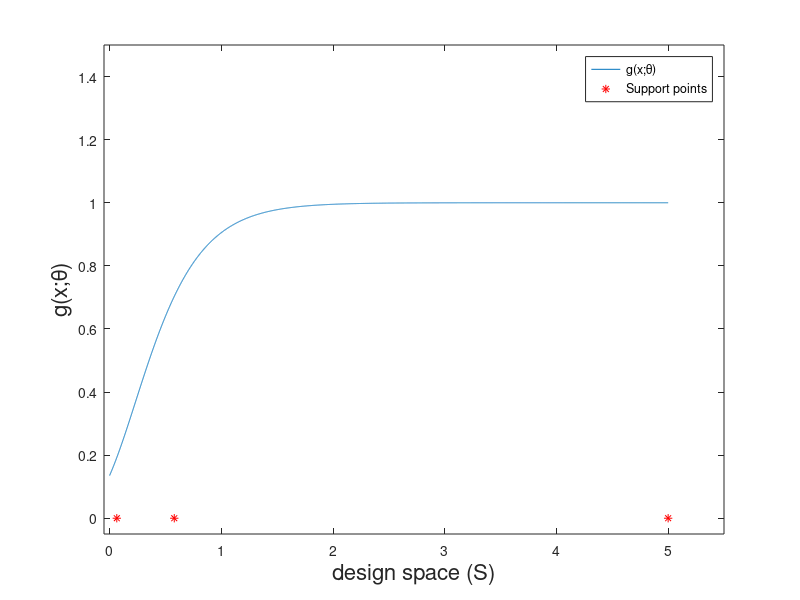

This chart was generated by the following MATLAB code: (Note: this script raises an error after producing the figure.)
x = 0:0.001:5;
f = @(x) exp(-2*exp(-3*x)); 
y = f(x);
figure
  h1 = plot(x,y);
  xlabel('design space (S)','FontSize', 16); % x-axis label
  ylabel('g(x;\theta)','FontSize', 16); % y-axis label
  xlim([-0.05,5.5]);
  ylim([-0.05,1.5]);
hold on
  x1 = [0.0645;0.5790;5.0000];
  y1 = [0;0;0];
  h2 = plot(x1,y1,'*','Color','Red');
  lgd = legend([h1 h2], 'g(x;\theta)','Support points');
  lgd.FontSize = 12;
  text(x1-0.08,y1+0.1,'$\frac{1}{3}$','Interpreter','latex','FontSize',14);
hold off 
